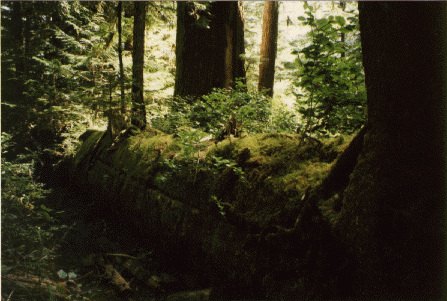
%> input picture ch01/forest.tif, 447 x 301 px
$ octave forest.m   (GNU Octave 9; MATLAB toolbox functions it lacks are replaced by stand-ins)
%> lines starting %> are read from the running program, lines starting %| are printed output that depends on the picture
close all;
clear all;
clc;
%% 将索引图像变为灰度图像
[x, map] = imread('forest.tif');
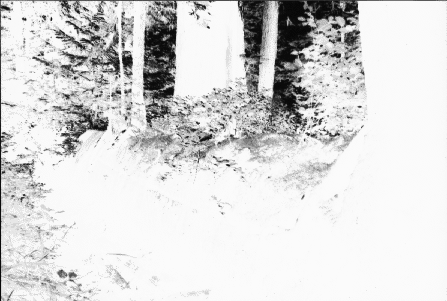
%> x: size 301x447 uint8; min 6, max 251, mean 217.9
%> map = 256 rows, first 12: [1 1 1; 0 1 1; 1 0 1; 0 0 1; 1 0.969 0.969; 0.969 0.937 0.937; 1 1 0.871; 0.969 0.937 0.871; 0.937 0.906 0.871; 0.906 0.839 0.871; 0.906 0.839 0.839; 0.937 0.906 0.808]
l = ind2gray(x, map);
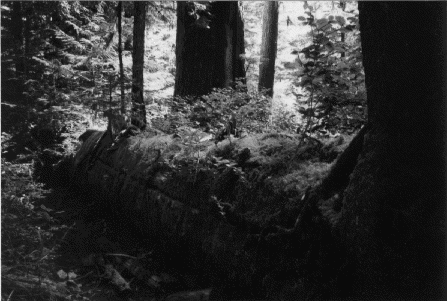
%> l: size 301x447 uint8; min 10, max 251, mean 49.5
% 修改图形图像位置的默认设置
set(0, 'defaultFigurePosition', [100, 100, 1000, 500]);
% 修改图形背景颜色的设置
set(0, 'defaultFigureColor', [1 1 1]);
figure, imshow(x, map)
figure, imshow(l);

$ run again, with ch01/trees.tif copied over ch01/forest.tif
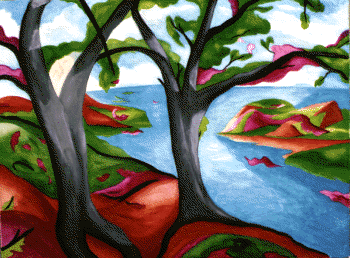
%> input picture ch01/trees.tif, 350 x 258 px
%> `[x, map] = imread('forest.tif');`:
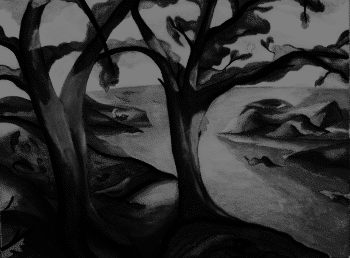
%> x: size 258x350 uint8; min 0, max 127, mean 49.1
%> map = 256 rows, first 12: [0 0 0; 0.0627 0.0627 0.0314; 0.29 0.0314 0; 0 0 1; 0.29 0.0627 0.0627; 0.388 0.0314 0.0941; 0.451 0.0627 0; 0.259 0.161 0.0627; 0.0941 0.259 0.0314; 0.224 0.192 0.224; 0.192 0.224 0.224; 0.549 0.0627 0.129]
%> `l = ind2gray(x, map);`:
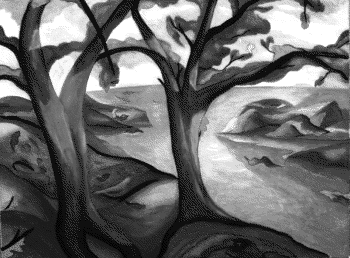
%> l: size 258x350 uint8; min 0, max 255, mean 107.3
